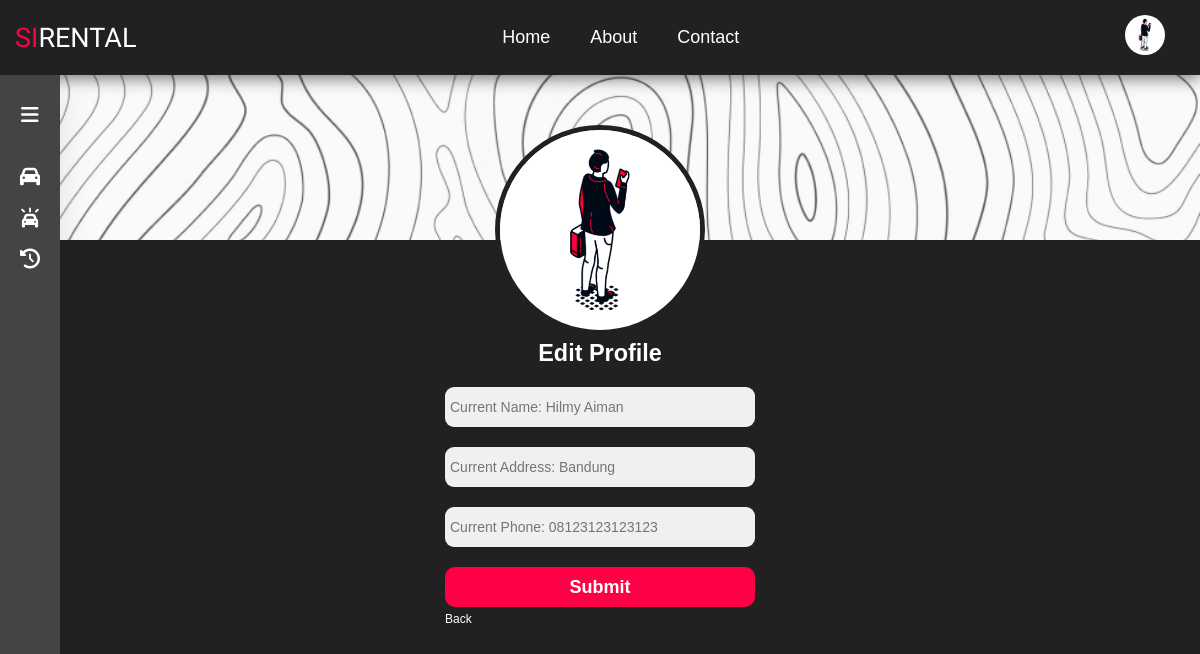
/editProfile.php?user_id=3 (signed in), run on the app's committed database.
### tables this page shows
CREATE TABLE IF NOT EXISTS `users` (
  `user_id` int(11) NOT NULL AUTO_INCREMENT,
  `user_name` varchar(50) DEFAULT NULL,
  `user_email` varchar(30) NOT NULL,
  `user_password` varchar(16) NOT NULL,
  `user_address` varchar(50) DEFAULT NULL,
  `user_phone` varchar(50) DEFAULT NULL,
  `user_gender` char(50) DEFAULT NULL,
  `user_level` int(11) NOT NULL,
  PRIMARY KEY (`user_id`),
  UNIQUE KEY `user_email` (`user_email`)
);

### editProfile.php (the view, shortened to what this page needs)
<?php
include('server/connection.php');
$id = $_GET['user_id'];
$query = "SELECT * FROM users WHERE user_id = $id";
$result = mysqli_query($conn, $query);
$row = mysqli_fetch_assoc($result);
include("layouts/navbar.php");
if ($row['user_level'] == 0) {
  $role = "Admin";
} else if ($row['user_level'] == 1) {
  $role = "Member";
} else {
  $role = "Customer";
}
?>
<div class="container-edit-profile">
  <div class="background-profile">
  </div>
  <div class="edit-profile-form">
    <div>
      <img src="assets/icon/<?php echo $role ?>.png" alt="" class="profile-image" />
    </div>
    <div>
      <h3>Edit Profile</h3>
    </div>
    <form action="" method="POST">
      <div class="text_field">
        <input type="text" name="user_name" placeholder="Current Name: <?php echo $row['user_name'] ?>" required>
      </div>
      <div class="text_field">
        <input type="text" name="user_address" placeholder="Current Address: <?php echo $row['user_address'] ?>" required>
      </div>
      <div class="text_field">
        <input type="text" name="user_phone" placeholder="Current Phone: <?php echo $row['user_phone'] ?>" required>
      </div>
      <div>
        <input type="submit" name="btn_submit" value="Submit">
      </div>
      <div class="under-button-submit">
        <div>
          <a href="profile.php?user_id=<?php echo $id?>">Back</a>
        </div>
      </div>
    </form>
  </div>
</div>
<?php
include('layouts/sidebar.php');
?>
</body>
</html>

### style/style.css (style rules this page uses)
*, body { margin: 0; padding: 0; }
form .text_field { position: relative; margin: 20px 0; }
.text_field > input { width: 300px; color: black; padding: 0 5px; height: 40px; font-size: 14px; border: none; background: #f0f0f0; border-radius: 9px; }
input[type="submit"] { width: 100%; height: 40px; background-color: #ff0046; color: #ffffff; border-radius: 10px; font-weight: bold; font-size: 18px; border: none; cursor: pointer; }
.under-button-submit { display: flex; justify-content: space-between; text-align: right; padding-top: 5px; padding-bottom: 30px; font-size: 12px; }
.under-button-submit > div > a { text-decoration: none; text-align: center; color: white; cursor: pointer; }
.background-profile { width: 100%; margin: 0; padding: 0; }
.profile-image { object-fit: cover; width: 200px; border-radius: 100%; border: 5px solid #212121; }
.container-edit-profile { display: flex; flex-direction: column; color: white; background-color: #212121; width: 100%; padding-top: 5vh; height: 95vh; font-family: "Poppins", sans-serif; font-size: 20px; align-items: center; }
.edit-profile-form { display: flex; flex-direction: column; position: relative; top: -15vh; align-items: center; justify-content: center; width: 50%; }

### data on the page
users: user_name "Current Name: Hilmy Aiman", user_address "Current Address: Bandung", user_phone "Current Phone: 08123123123123"
